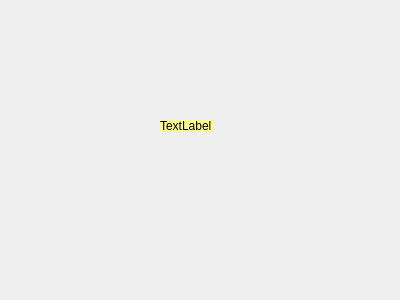
<?xml version="1.0" encoding="UTF-8"?>
<ui version="4.0">
 <class>CommentedImage</class>
 <widget class="QWidget" name="CommentedImage">
  <property name="geometry">
   <rect>
    <x>0</x>
    <y>0</y>
    <width>400</width>
    <height>300</height>
   </rect>
  </property>
  <property name="windowTitle">
   <string>Form</string>
  </property>
  <property name="windowOpacity">
   <double>0.000000000000000</double>
  </property>
  <property name="styleSheet">
   <string notr="true"/>
  </property>
  <widget class="QLabel" name="label_image">
   <property name="geometry">
    <rect>
     <x>160</x>
     <y>70</y>
     <width>54</width>
     <height>12</height>
    </rect>
   </property>
   <property name="text">
    <string/>
   </property>
  </widget>
  <widget class="QLabel" name="label_comment">
   <property name="geometry">
    <rect>
     <x>160</x>
     <y>120</y>
     <width>54</width>
     <height>12</height>
    </rect>
   </property>
   <property name="styleSheet">
    <string notr="true">color: rgb(0, 0, 0);
background-color: rgba(255, 255, 127, 210);
</string>
   </property>
   <property name="text">
    <string>TextLabel</string>
   </property>
   <property name="scaledContents">
    <bool>true</bool>
   </property>
   <property name="wordWrap">
    <bool>true</bool>
   </property>
  </widget>
 </widget>
 <resources/>
 <connections/>
</ui>
